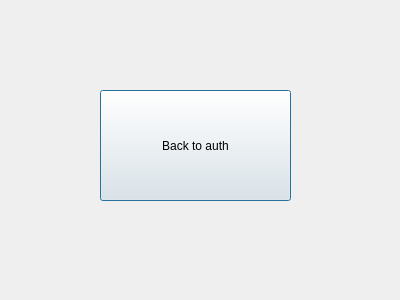
<?xml version="1.0" encoding="UTF-8"?>
<ui version="4.0">
 <class>WorkWindow</class>
 <widget class="QDialog" name="WorkWindow">
  <property name="geometry">
   <rect>
    <x>0</x>
    <y>0</y>
    <width>400</width>
    <height>300</height>
   </rect>
  </property>
  <property name="windowTitle">
   <string>Dialog</string>
  </property>
  <widget class="QPushButton" name="toAuthButton">
   <property name="geometry">
    <rect>
     <x>100</x>
     <y>90</y>
     <width>191</width>
     <height>111</height>
    </rect>
   </property>
   <property name="text">
    <string>Back to auth</string>
   </property>
  </widget>
 </widget>
 <resources/>
 <connections/>
</ui>
